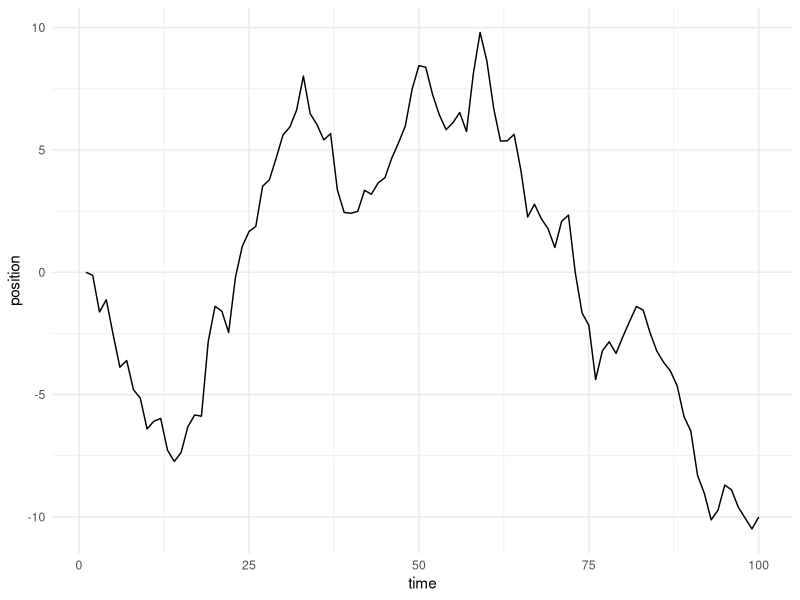
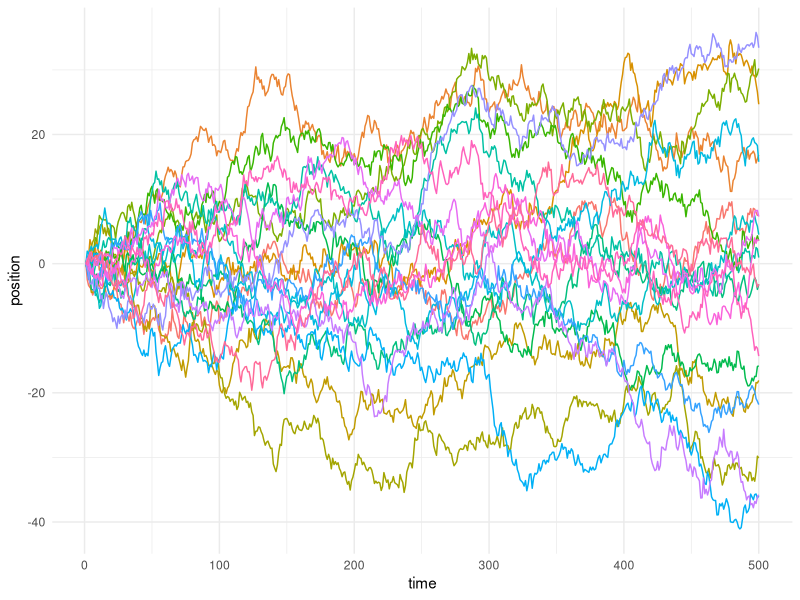

R code for these plots, in order:
## ---- chunk 1
knitr::opts_chunk$set(echo = T, message = F, warning = F, fig.path = "static/rmarkdown-libs", fig.align = 'center')
suppressPackageStartupMessages(library(tidyverse))
## ---- chunk 2
## library(purrr)
## library(magrittr)
## library(ggplot2)

randomly_walk <- function(.ix = c(), n_steps = 100) {
  results <- numeric(n_steps)
  for (i in 1:(n_steps-1)) {
    results[i + 1] <- results[i] + rnorm(1, 0, 1)
  }
  
  return(results)
}

(
  random_walk <- randomly_walk() %>%
    tibble(position = .)
)
## ---- chunk 3
random_walk %>%
  rownames_to_column(var = 'time') %>%
  mutate(time = time %>% as.numeric()) %>%
  ggplot(aes(time, position)) +
  geom_line() +
  theme_minimal()
## ---- chunk 4
n_steps <- 500
n_chains <- 20
twenty_walks <- map(
  1:n_chains, 
  randomly_walk,
  n_steps
) %>%
  tibble(position = .) %>%
  unnest(cols = c(position)) %>%
  mutate(
    time = rep(1:n_steps, n_chains),
    walk = map(1:n_chains, rep, n_steps) %>% 
      unlist() %>% 
      as.factor()
  )

twenty_walks %>%
  ggplot() +
  aes(time, position, color = walk) +
  geom_line() +
  theme_minimal() + 
  theme(legend.position = 'none')
## ---- chunk 5
run_rwmh <- function(n_iters = 1000, island_populations = 1:4) {
  locations <- numeric(n_iters)
  
  ## randomly choose an island to start on
  locations[1] <- sample(island_populations, 1)

  for (i in 1:(n_iters-1)) {
    
    ## propose a new island to go to
    proposal_island <- sample(setdiff(island_populations, locations[i]), 1) 
    
    ## if that island has more people, always go
    if (proposal_island > locations[i]) {
      locations[i + 1] <- proposal_island
    } else {
      ## if it has fewer people, flip a coin with probability
      ##   proportional to the ratio of the populations to
      ##   decide whether to go or stay
      acceptance_probability <- proposal_island / locations[i]
      locations[i + 1] <- 
        sample(
          c(proposal_island, locations[i]), 1, 
          prob = c(acceptance_probability, 1 - acceptance_probability)
        )
    }
  }
  return(locations)
}
## ---- chunk 6
run_rwmh(n_iters = 10) %>%
  tibble(island = .) %>%
  group_by(island) %>%
  summarize(days_spent = n(), .groups = 'drop') %>%
  mutate(day_proportion = days_spent / sum(days_spent))
## ---- chunk 7
some_islands <- run_rwmh(n_iters = 10000) %>%
  tibble(island = .) %>%
  group_by(island) %>%
  summarize(days_spent = n(), .groups = 'drop') %>%
  mutate(day_proportion = days_spent / sum(days_spent),
         error_margin = day_proportion / (island / sum(island)) - 1)

mean_error_margin <- mean(some_islands$error_margin)
sd_error_margin <- sd(some_islands$error_margin)
some_islands
## ---- chunk 8
more_islands <- run_rwmh(n_iters = 10000, island_populations = 1:100) %>%
  tibble(island = .) %>%
  group_by(island) %>%
  summarize(days_spent = n(), .groups = 'drop') %>%
  mutate(day_proportion = days_spent / sum(days_spent),
         error_margin = day_proportion / (island / sum(island)) - 1)

mean_error_margin <- mean(more_islands$error_margin)
sd_error_margin <- sd(more_islands$error_margin)
more_islands
## ---- chunk 9
more_iters <- run_rwmh(n_iters = 1000000, island_populations = 1:100) %>%
  tibble(island = .) %>%
  group_by(island) %>%
  summarize(days_spent = n(), .groups = 'drop') %>%
  mutate(day_proportion = days_spent / sum(days_spent),
         error_margin = day_proportion / (island / sum(island)) - 1)

mean_error_margin <- mean(more_iters$error_margin)
sd_error_margin <- sd(more_iters$error_margin)
more_iters
